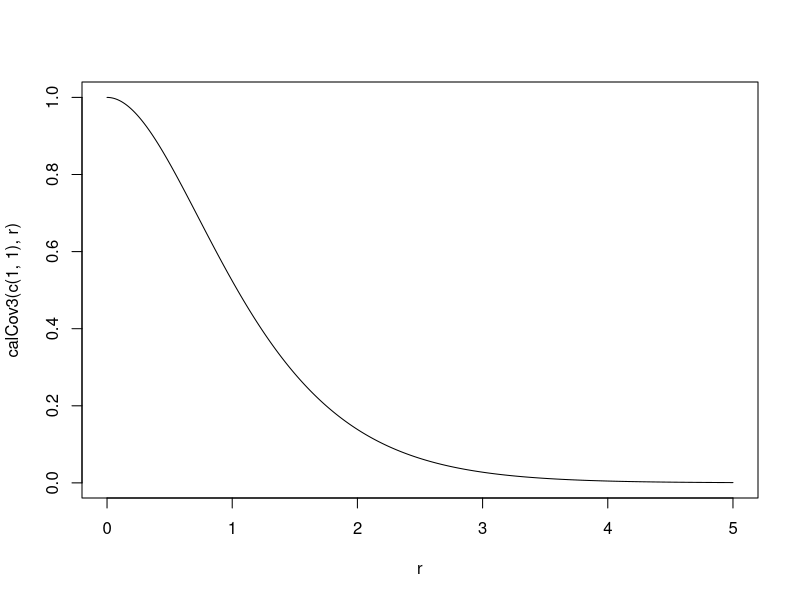
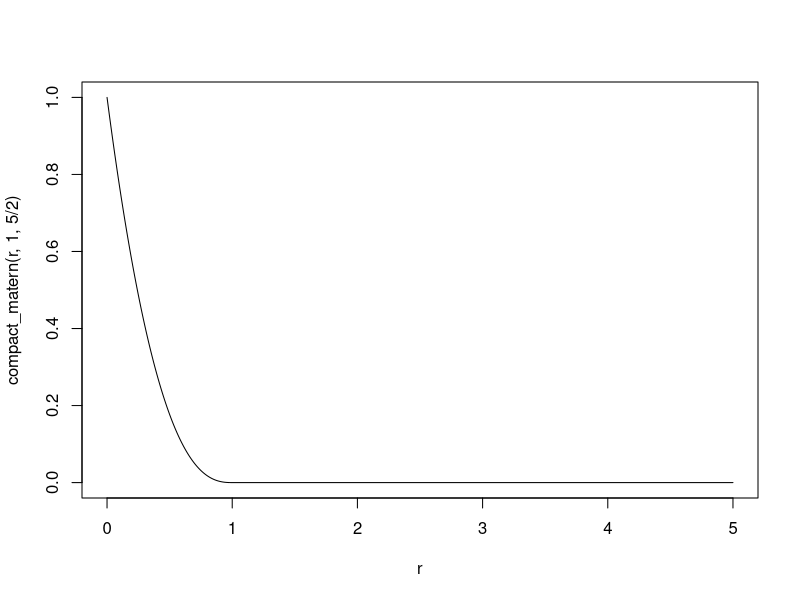
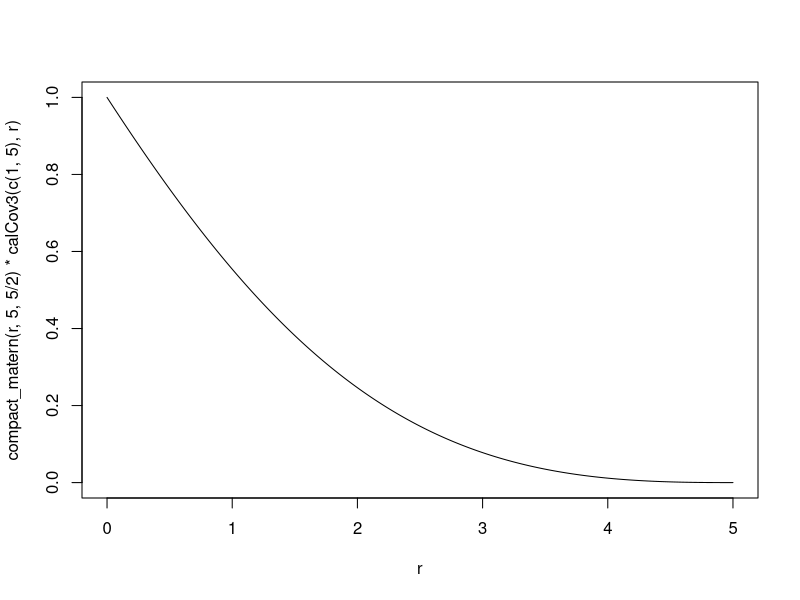
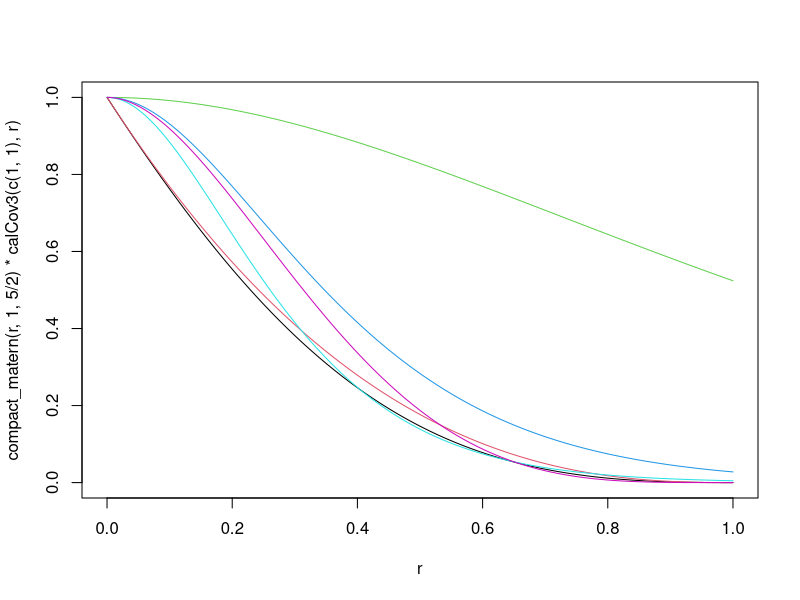
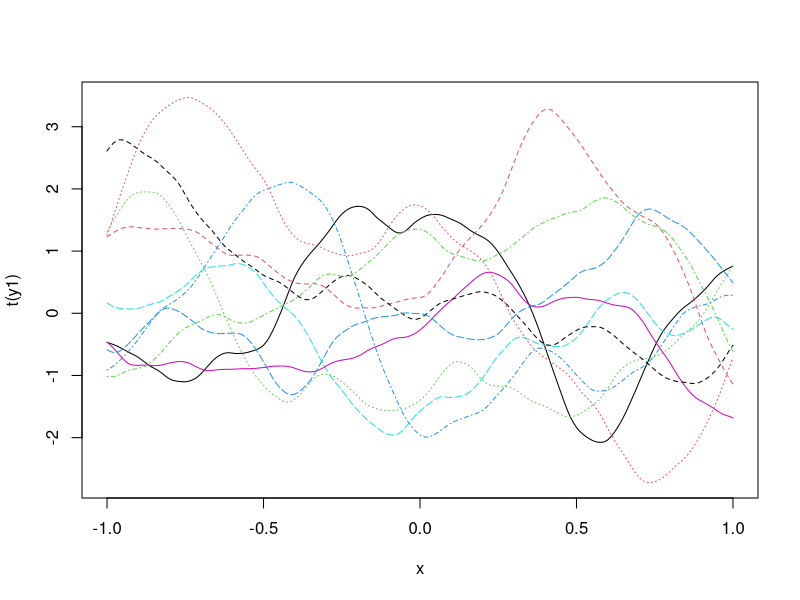
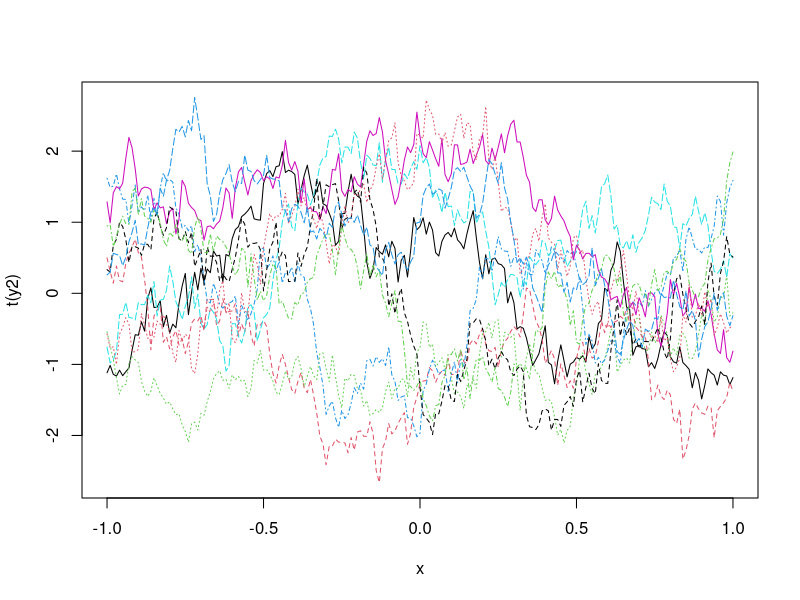
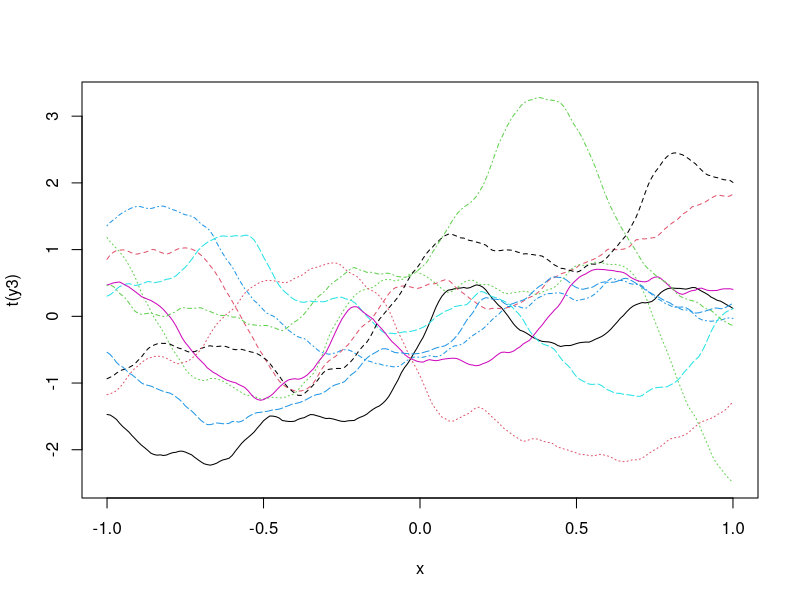
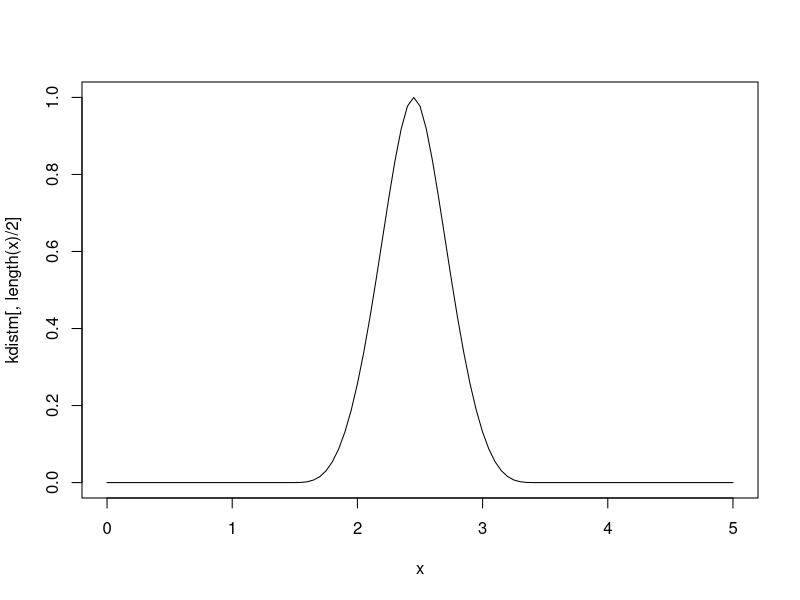

R code for these plots, in order:
calCov3 <- function(phi, r) {
  r2 <- r^2
  phi[1] * (1 + ((sqrt(5)*r)/phi[2]) + ((5*r2)/(3*phi[2]^2))) * exp((-sqrt(5)*r)/phi[2])
}

r <- seq(0,5,0.01)
plot(r, calCov3(c(1,1), r), type="l")

compact_matern <- function(r, bandrange, nu) {
  pmax(1-r/bandrange, 0)^nu
}

compact_smooth <- function(r, D, q) {
  j <- floor(D/2)+q+1
  if(q==0){
    ret <- pmax(1-r,0)^j
  }else if(q==1){
    ret <- pmax(1-r,0)^(j+1) * ((j+1)*r+1)
  }else if(q==2){
    ret <- pmax(1-r,0)^(j+2) * ((j^2+4*j+3)*r^2+(3*j+6)*r+3)/3
  }else if(q==3){
    ret <- pmax(1-r,0)^(j+3) * ((j^3+9*j^2+23*j+15)*r^3+(6*j^2+36*j+45)*r^2+(15*j+45)*r+15)/15
  }else{
    stop("invalid q")
  }
  return(ret)
}

r <- seq(0,5,0.01)
plot(r, compact_matern(r,1,5/2), type="l")

plot(r, compact_matern(r,5,5/2)*calCov3(c(1,5), r), type="l")

r <- seq(0,1,0.001)
plot(r, compact_matern(r,1,5/2)*calCov3(c(1,1), r), type="l")
lines(r, compact_matern(r,1,5/2), col=2)
lines(r, calCov3(c(1,1), r), col=3)
lines(r, calCov3(c(1,1/3), r), col=4)
lines(r, calCov3(c(1,1/4), r), col=5)
lines(r, compact_smooth(r,3,1), col=6)

x <- seq(-1,1,0.01)
r <- as.matrix(dist(x))
cov1 <- calCov3(c(1,1/4), r)
cov2 <- compact_matern(r,1,5/2)

y1 <- MASS::mvrnorm(10, mu=rep(0,length(x)), cov1)
matplot(x, t(y1), type="l")


y2 <- MASS::mvrnorm(10, mu=rep(0,length(x)), cov2)
matplot(x, t(y2), type="l")

cov3 <- compact_smooth(r,3,1)
y3 <- MASS::mvrnorm(10, mu=rep(0,length(x)), cov3)
matplot(x, t(y3), type="l")

x <- seq(0,5,0.05)
distm <- as.matrix(dist(x))
kdistm <- compact_smooth(distm,3,1)
min(eigen(kdistm)$value)
invkdistm <- solve(kdistm)
plot(x, kdistm[,length(x)/2], type="l")
plot(x, invkdistm[,length(x)/2], type="l")
plot.ts(invkdistm[(length(x)*0.45):(length(x)*0.55),length(x)/2])

